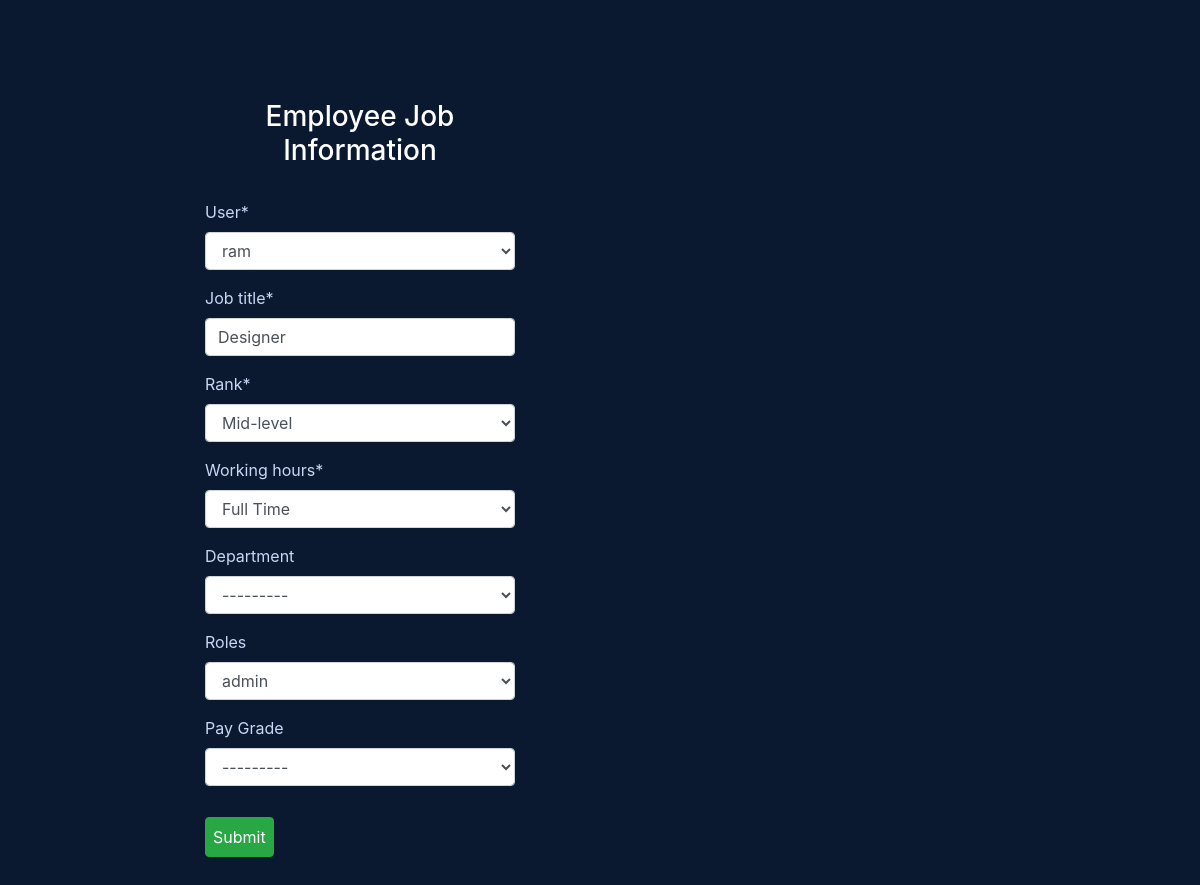
The app's page /create/jobinfo-update/3 (signed in), older data.
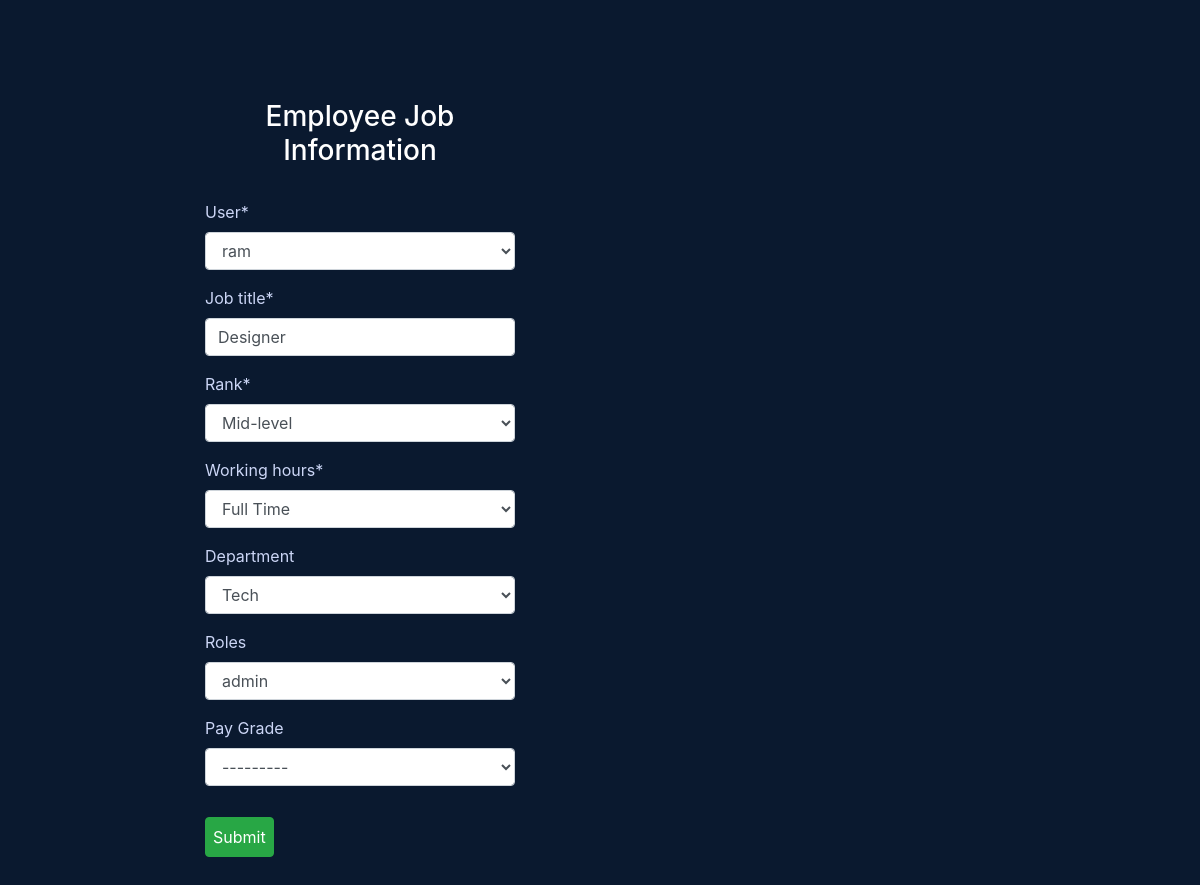
The same page, newer data.
### core/models.py (models this page shows, shortened)
class EmployeeJobInfo(models.Model):
	user = models.OneToOneField(User, on_delete=models.CASCADE)
	job_title = models.CharField(max_length=50)
	rank = models.CharField(max_length=25, choices=rank_choices)
	working_hours = models.CharField(max_length=25, choices=working_hours_choices)
	department = models.ForeignKey(Department, on_delete=models.SET_NULL, blank=True, null=True)
	roles = models.ForeignKey(Role, on_delete=models.SET_NULL, blank=True, null=True)
	Pay_Grade = models.ForeignKey(PayGrade, on_delete=models.SET_NULL, blank=True, null=True)

### createMode/views.py (the view)
# urls.py: path('jobinfo-update/<int:pk>', JobInfoUpdateView.as_view(), name='jobinfo-update'),
class JobInfoUpdateView(AdminRequiredMixin, UpdateView):
    model = EmployeeJobInfo
    fields = ['user', 'job_title', 'rank', 'working_hours', 'department', 'roles', 'Pay_Grade']
    template_name = 'createMode/jobinfo_form.html'
    success_url = reverse_lazy('assignment:department-list')

### core/models.py (called while the page is built)
	def __str__(self):
		return self.name

	def __str__(self):
		return self.name

### createMode/views.py (called while the page is built)
    def dispatch(self, request, *args, **kwargs):
        usr = request.user
        if usr.is_authenticated and usr.is_superuser:
            pass
        else:
            return redirect('core:index')
        return super().dispatch(request, *args, **kwargs)

### createMode/templates/createMode/jobinfo_form.html (shortened to what this page needs)
{% extends 'core/base.html' %}
{% load crispy_forms_tags %}
{% load static %}
{% block content %}
	<div class="infoupdateform container">
		<h3>Employee Job Information</h3>
		<form method="POST" class="form-group">
			{{ form|crispy }}
			<button type="submit" class="btn btn-success">Submit</button>
		</form>
	</div>
{%  endblock %}

Row changes from the older to the newer data that the page shows:
changed EmployeeJobInfo "ram": department "---------" → "Tech"
